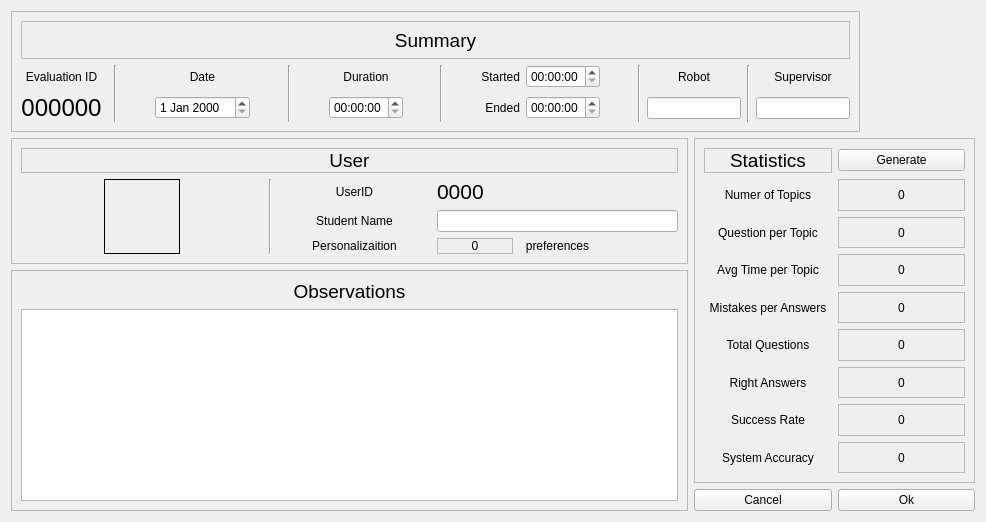
             <widget class="QWidget" name="tab_16">
              <attribute name="title">
               <string>Overview</string>
              </attribute>
              <layout class="QGridLayout" name="gridLayout_58">
               <item row="0" column="0" colspan="3">
                <widget class="QFrame" name="frame_28">
                 <property name="minimumSize">
                  <size>
                   <width>849</width>
                   <height>121</height>
                  </size>
                 </property>
                 <property name="maximumSize">
                  <size>
                   <width>849</width>
                   <height>121</height>
                  </size>
                 </property>
                 <property name="frameShape">
                  <enum>QFrame::StyledPanel</enum>
                 </property>
                 <property name="frameShadow">
                  <enum>QFrame::Raised</enum>
                 </property>
                 <layout class="QGridLayout" name="gridLayout_24">
                  <item row="1" column="6" rowspan="2">
                   <widget class="Line" name="line_9">
                    <property name="orientation">
                     <enum>Qt::Vertical</enum>
                    </property>
                   </widget>
                  </item>
                  <item row="1" column="4">
                   <widget class="QLabel" name="label_53">
                    <property name="text">
                     <string>Date</string>
                    </property>
                    <property name="alignment">
                     <set>Qt::AlignCenter</set>
                    </property>
                   </widget>
                  </item>
                  <item row="2" column="0">
                   <widget class="QLabel" name="eval_id_label">
                    <property name="font">
                     <font>
                      <pointsize>18</pointsize>
                     </font>
                    </property>
                    <property name="text">
                     <string>000000</string>
                    </property>
                    <property name="alignment">
                     <set>Qt::AlignCenter</set>
                    </property>
                   </widget>
                  </item>
                  <item row="1" column="0">
                   <widget class="QLabel" name="label_135">
                    <property name="text">
                     <string>Evaluation ID</string>
                    </property>
                    <property name="alignment">
                     <set>Qt::AlignCenter</set>
                    </property>
                   </widget>
                  </item>
                  <item row="2" column="8">
                   <widget class="QTimeEdit" name="eval_duration"/>
                  </item>
                  <item row="1" column="8">
                   <widget class="QLabel" name="label_143">
                    <property name="text">
                     <string>Duration</string>
                    </property>
                    <property name="alignment">
                     <set>Qt::AlignCenter</set>
                    </property>
                   </widget>
                  </item>
                  <item row="2" column="4">
                   <widget class="QDateEdit" name="eval_date"/>
                  </item>
                  <item row="1" column="7">
                   <spacer name="horizontalSpacer_22">
                    <property name="orientation">
                     <enum>Qt::Horizontal</enum>
                    </property>
                    <property name="sizeHint" stdset="0">
                     <size>
                      <width>40</width>
                      <height>20</height>
                     </size>
                    </property>
                   </spacer>
                  </item>
                  <item row="1" column="2" rowspan="2">
                   <widget class="Line" name="line_4">
                    <property name="orientation">
                     <enum>Qt::Vertical</enum>
                    </property>
                   </widget>
                  </item>
                  <item row="1" column="13">
                   <widget class="QTimeEdit" name="eval_start"/>
                  </item>
                  <item row="2" column="13">
                   <widget class="QTimeEdit" name="eval_end"/>
                  </item>
                  <item row="1" column="10" rowspan="2">
                   <widget class="Line" name="line_10">
                    <property name="orientation">
                     <enum>Qt::Vertical</enum>
                    </property>
                   </widget>
                  </item>
                  <item row="1" column="12">
                   <widget class="QLabel" name="label_137">
                    <property name="text">
                     <string>Started</string>
                    </property>
                    <property name="alignment">
                     <set>Qt::AlignRight|Qt::AlignTrailing|Qt::AlignVCenter</set>
                    </property>
                   </widget>
                  </item>
                  <item row="2" column="12">
                   <widget class="QLabel" name="label_138">
                    <property name="text">
                     <string>Ended</string>
                    </property>
                    <property name="alignment">
                     <set>Qt::AlignRight|Qt::AlignTrailing|Qt::AlignVCenter</set>
                    </property>
                   </widget>
                  </item>
                  <item row="1" column="11">
                   <spacer name="horizontalSpacer_24">
                    <property name="orientation">
                     <enum>Qt::Horizontal</enum>
                    </property>
                    <property name="sizeHint" stdset="0">
                     <size>
                      <width>40</width>
                      <height>20</height>
                     </size>
                    </property>
                   </spacer>
                  </item>
                  <item row="1" column="18">
                   <widget class="QLabel" name="label_148">
                    <property name="text">
                     <string>Supervisor</string>
                    </property>
                    <property name="alignment">
                     <set>Qt::AlignCenter</set>
                    </property>
                   </widget>
                  </item>
                  <item row="1" column="15" rowspan="2">
                   <widget class="Line" name="line_6">
                    <property name="orientation">
                     <enum>Qt::Vertical</enum>
                    </property>
                   </widget>
                  </item>
                  <item row="1" column="16">
                   <widget class="QLabel" name="label_28">
                    <property name="text">
                     <string>Robot</string>
                    </property>
                    <property name="alignment">
                     <set>Qt::AlignCenter</set>
                    </property>
                   </widget>
                  </item>
                  <item row="1" column="9">
                   <spacer name="horizontalSpacer_23">
                    <property name="orientation">
                     <enum>Qt::Horizontal</enum>
                    </property>
                    <property name="sizeHint" stdset="0">
                     <size>
                      <width>40</width>
                      <height>20</height>
                     </size>
                    </property>
                   </spacer>
                  </item>
                  <item row="1" column="14">
                   <spacer name="horizontalSpacer_26">
                    <property name="orientation">
                     <enum>Qt::Horizontal</enum>
                    </property>
                    <property name="sizeHint" stdset="0">
                     <size>
                      <width>40</width>
                      <height>20</height>
                     </size>
                    </property>
                   </spacer>
                  </item>
                  <item row="1" column="5">
                   <spacer name="horizontalSpacer_21">
                    <property name="orientation">
                     <enum>Qt::Horizontal</enum>
                    </property>
                    <property name="sizeHint" stdset="0">
                     <size>
                      <width>40</width>
                      <height>20</height>
                     </size>
                    </property>
                   </spacer>
                  </item>
                  <item row="2" column="16">
                   <widget class="QLineEdit" name="lineEdit"/>
                  </item>
                  <item row="1" column="17" rowspan="2">
                   <widget class="Line" name="line_13">
                    <property name="orientation">
                     <enum>Qt::Vertical</enum>
                    </property>
                   </widget>
                  </item>
                  <item row="1" column="3">
                   <spacer name="horizontalSpacer_20">
                    <property name="orientation">
                     <enum>Qt::Horizontal</enum>
                    </property>
                    <property name="sizeHint" stdset="0">
                     <size>
                      <width>40</width>
                      <height>20</height>
                     </size>
                    </property>
                   </spacer>
                  </item>
                  <item row="2" column="18">
                   <widget class="QLineEdit" name="eval_supervisor"/>
                  </item>
                  <item row="0" column="0" colspan="19">
                   <widget class="QLabel" name="label_164">
                    <property name="font">
                     <font>
                      <pointsize>14</pointsize>
                     </font>
                    </property>
                    <property name="frameShape">
                     <enum>QFrame::StyledPanel</enum>
                    </property>
                    <property name="text">
                     <string>Summary</string>
                    </property>
                    <property name="alignment">
                     <set>Qt::AlignCenter</set>
                    </property>
                   </widget>
                  </item>
                 </layout>
                </widget>
               </item>
               <item row="1" column="0">
                <widget class="QFrame" name="frame_73">
                 <property name="minimumSize">
                  <size>
                   <width>491</width>
                   <height>109</height>
                  </size>
                 </property>
                 <property name="frameShape">
                  <enum>QFrame::StyledPanel</enum>
                 </property>
                 <property name="frameShadow">
                  <enum>QFrame::Raised</enum>
                 </property>
                 <layout class="QGridLayout" name="gridLayout_57">
                  <item row="1" column="3" rowspan="3">
                   <widget class="Line" name="line_12">
                    <property name="orientation">
                     <enum>Qt::Vertical</enum>
                    </property>
                   </widget>
                  </item>
                  <item row="1" column="1" rowspan="3">
                   <widget class="QLabel" name="eval_user_pic">
                    <property name="minimumSize">
                     <size>
                      <width>0</width>
                      <height>0</height>
                     </size>
                    </property>
                    <property name="maximumSize">
                     <size>
                      <width>91</width>
                      <height>91</height>
                     </size>
                    </property>
                    <property name="frameShape">
                     <enum>QFrame::Box</enum>
                    </property>
                    <property name="text">
                     <string/>
                    </property>
                    <property name="pixmap">
                     <pixmap resource="imgs.qrc">:/imgs/user2.png</pixmap>
                    </property>
                    <property name="scaledContents">
                     <bool>true</bool>
                    </property>
                    <property name="alignment">
                     <set>Qt::AlignCenter</set>
                    </property>
                    <property name="wordWrap">
                     <bool>true</bool>
                    </property>
                    <property name="indent">
                     <number>-1</number>
                    </property>
                   </widget>
                  </item>
                  <item row="3" column="7">
                   <widget class="QLabel" name="label_157">
                    <property name="text">
                     <string>preferences</string>
                    </property>
                    <property name="alignment">
                     <set>Qt::AlignCenter</set>
                    </property>
                   </widget>
                  </item>
                  <item row="1" column="6" colspan="2">
                   <widget class="QLabel" name="eval_user_id_label">
                    <property name="font">
                     <font>
                      <pointsize>16</pointsize>
                     </font>
                    </property>
                    <property name="text">
                     <string>0000</string>
                    </property>
                    <property name="alignment">
                     <set>Qt::AlignLeading|Qt::AlignLeft|Qt::AlignVCenter</set>
                    </property>
                   </widget>
                  </item>
                  <item row="2" column="4" colspan="2">
                   <widget class="QLabel" name="label_154">
                    <property name="text">
                     <string>Student Name</string>
                    </property>
                    <property name="alignment">
                     <set>Qt::AlignCenter</set>
                    </property>
                   </widget>
                  </item>
                  <item row="3" column="6">
                   <widget class="QLabel" name="label_158">
                    <property name="frameShape">
                     <enum>QFrame::StyledPanel</enum>
                    </property>
                    <property name="text">
                     <string>0</string>
                    </property>
                    <property name="alignment">
                     <set>Qt::AlignCenter</set>
                    </property>
                   </widget>
                  </item>
                  <item row="1" column="4" colspan="2">
                   <widget class="QLabel" name="label_155">
                    <property name="text">
                     <string>UserID</string>
                    </property>
                    <property name="alignment">
                     <set>Qt::AlignCenter</set>
                    </property>
                   </widget>
                  </item>
                  <item row="3" column="4" colspan="2">
                   <widget class="QLabel" name="label_152">
                    <property name="text">
                     <string>Personalizaition</string>
                    </property>
                    <property name="alignment">
                     <set>Qt::AlignCenter</set>
                    </property>
                   </widget>
                  </item>
                  <item row="0" column="0" colspan="9">
                   <widget class="QLabel" name="label_142">
                    <property name="font">
                     <font>
                      <pointsize>14</pointsize>
                     </font>
                    </property>
                    <property name="frameShape">
                     <enum>QFrame::StyledPanel</enum>
                    </property>
                    <property name="text">
                     <string>User</string>
                    </property>
                    <property name="alignment">
                     <set>Qt::AlignCenter</set>
                    </property>
                   </widget>
                  </item>
                  <item row="2" column="6" colspan="3">
                   <widget class="QLineEdit" name="eval_user_name"/>
                  </item>
                 </layout>
                </widget>
               </item>
               <item row="1" column="1" rowspan="2" colspan="2">
                <widget class="QFrame" name="frame_47">
                 <property name="minimumSize">
                  <size>
                   <width>281</width>
                   <height>0</height>
                  </size>
                 </property>
                 <property name="frameShape">
                  <enum>QFrame::StyledPanel</enum>
                 </property>
                 <property name="frameShadow">
                  <enum>QFrame::Raised</enum>
                 </property>
                 <layout class="QGridLayout" name="gridLayout_56">
                  <item row="5" column="0">
                   <widget class="QLabel" name="label_150">
                    <property name="text">
                     <string>Total Questions</string>
                    </property>
                    <property name="alignment">
                     <set>Qt::AlignCenter</set>
                    </property>
                   </widget>
                  </item>
                  <item row="7" column="0">
                   <widget class="QLabel" name="label_159">
                    <property name="text">
                     <string>Success Rate</string>
                    </property>
                    <property name="alignment">
                     <set>Qt::AlignCenter</set>
                    </property>
                   </widget>
                  </item>
                  <item row="1" column="0">
                   <widget class="QLabel" name="label_141">
                    <property name="text">
                     <string>Numer of Topics</string>
                    </property>
                    <property name="alignment">
                     <set>Qt::AlignCenter</set>
                    </property>
                   </widget>
                  </item>
                  <item row="1" column="1">
                   <widget class="QLabel" name="label_145">
                    <property name="frameShape">
                     <enum>QFrame::StyledPanel</enum>
                    </property>
                    <property name="text">
                     <string>0</string>
                    </property>
                    <property name="alignment">
                     <set>Qt::AlignCenter</set>
                    </property>
                   </widget>
                  </item>
                  <item row="2" column="0">
                   <widget class="QLabel" name="label_140">
                    <property name="text">
                     <string>Question per Topic</string>
                    </property>
                    <property name="alignment">
                     <set>Qt::AlignCenter</set>
                    </property>
                   </widget>
                  </item>
                  <item row="2" column="1">
                   <widget class="QLabel" name="label_147">
                    <property name="frameShape">
                     <enum>QFrame::StyledPanel</enum>
                    </property>
                    <property name="text">
                     <string>0</string>
                    </property>
                    <property name="alignment">
                     <set>Qt::AlignCenter</set>
                    </property>
                   </widget>
                  </item>
                  <item row="3" column="0">
                   <widget class="QLabel" name="label_139">
                    <property name="layoutDirection">
                     <enum>Qt::LeftToRight</enum>
                    </property>
                    <property name="text">
                     <string>Avg Time per Topic</string>
                    </property>
                    <property name="alignment">
                     <set>Qt::AlignCenter</set>
                    </property>
                   </widget>
                  </item>
                  <item row="3" column="1">
                   <widget class="QLabel" name="label_146">
                    <property name="frameShape">
                     <enum>QFrame::StyledPanel</enum>
                    </property>
                    <property name="text">
                     <string>0</string>
                    </property>
                    <property name="alignment">
                     <set>Qt::AlignCenter</set>
                    </property>
                   </widget>
                  </item>
                  <item row="4" column="0">
                   <widget class="QLabel" name="label_149">
                    <property name="text">
                     <string>Mistakes per Answers</string>
                    </property>
                    <property name="alignment">
                     <set>Qt::AlignCenter</set>
                    </property>
                   </widget>
                  </item>
                  <item row="4" column="1">
                   <widget class="QLabel" name="label_54">
                    <property name="frameShape">
                     <enum>QFrame::StyledPanel</enum>
                    </property>
                    <property name="text">
                     <string>0</string>
                    </property>
                    <property name="alignment">
                     <set>Qt::AlignCenter</set>
                    </property>
                   </widget>
                  </item>
                  <item row="8" column="0">
                   <widget class="QLabel" name="label_160">
                    <property name="text">
                     <string>System Accuracy</string>
                    </property>
                    <property name="alignment">
                     <set>Qt::AlignCenter</set>
                    </property>
                   </widget>
                  </item>
                  <item row="6" column="1">
                   <widget class="QLabel" name="label_161">
                    <property name="frameShape">
                     <enum>QFrame::StyledPanel</enum>
                    </property>
                    <property name="text">
                     <string>0</string>
                    </property>
                    <property name="alignment">
                     <set>Qt::AlignCenter</set>
                    </property>
                   </widget>
                  </item>
                  <item row="7" column="1">
                   <widget class="QLabel" name="label_162">
                    <property name="frameShape">
                     <enum>QFrame::StyledPanel</enum>
                    </property>
                    <property name="text">
                     <string>0</string>
                    </property>
                    <property name="alignment">
                     <set>Qt::AlignCenter</set>
                    </property>
                   </widget>
                  </item>
                  <item row="5" column="1">
                   <widget class="QLabel" name="label_151">
                    <property name="frameShape">
                     <enum>QFrame::StyledPanel</enum>
                    </property>
                    <property name="text">
                     <string>0</string>
                    </property>
                    <property name="alignment">
                     <set>Qt::AlignCenter</set>
                    </property>
                   </widget>
                  </item>
                  <item row="6" column="0">
                   <widget class="QLabel" name="label_153">
                    <property name="text">
                     <string>Right Answers</string>
                    </property>
                    <property name="alignment">
                     <set>Qt::AlignCenter</set>
                    </property>
                   </widget>
                  </item>
                  <item row="8" column="1">
                   <widget class="QLabel" name="label_163">
                    <property name="frameShape">
                     <enum>QFrame::StyledPanel</enum>
                    </property>
                    <property name="text">
                     <string>0</string>
                    </property>
                    <property name="alignment">
                     <set>Qt::AlignCenter</set>
                    </property>
                   </widget>
                  </item>
                  <item row="0" column="0">
                   <widget class="QLabel" name="label_144">
                    <property name="font">
                     <font>
                      <pointsize>14</pointsize>
                     </font>
                    </property>
                    <property name="frameShape">
                     <enum>QFrame::StyledPanel</enum>
                    </property>
                    <property name="text">
                     <string>Statistics</string>
                    </property>
                    <property name="alignment">
                     <set>Qt::AlignCenter</set>
                    </property>
                   </widget>
                  </item>
                  <item row="0" column="1">
                   <widget class="QPushButton" name="eval_gen_stats_button">
                    <property name="text">
                     <string>Generate</string>
                    </property>
                   </widget>
                  </item>
                 </layout>
                </widget>
               </item>
               <item row="2" column="0" rowspan="2">
                <widget class="QFrame" name="frame_74">
                 <property name="frameShape">
                  <enum>QFrame::StyledPanel</enum>
                 </property>
                 <property name="frameShadow">
                  <enum>QFrame::Raised</enum>
                 </property>
                 <layout class="QVBoxLayout" name="verticalLayout_14">
                  <item>
                   <widget class="QLabel" name="label_11">
                    <property name="font">
                     <font>
                      <pointsize>14</pointsize>
                     </font>
                    </property>
                    <property name="text">
                     <string>Observations</string>
                    </property>
                    <property name="alignment">
                     <set>Qt::AlignCenter</set>
                    </property>
                   </widget>
                  </item>
                  <item>
                   <widget class="QTextEdit" name="eval_observation"/>
                  </item>
                 </layout>
                </widget>
               </item>
               <item row="3" column="1">
                <widget class="QPushButton" name="eval_cancel_button">
                 <property name="text">
                  <string>Cancel</string>
                 </property>
                </widget>
               </item>
               <item row="3" column="2">
                <widget class="QPushButton" name="eval_ok_button">
                 <property name="text">
                  <string>Ok</string>
                 </property>
                </widget>
               </item>
              </layout>
             </widget>
